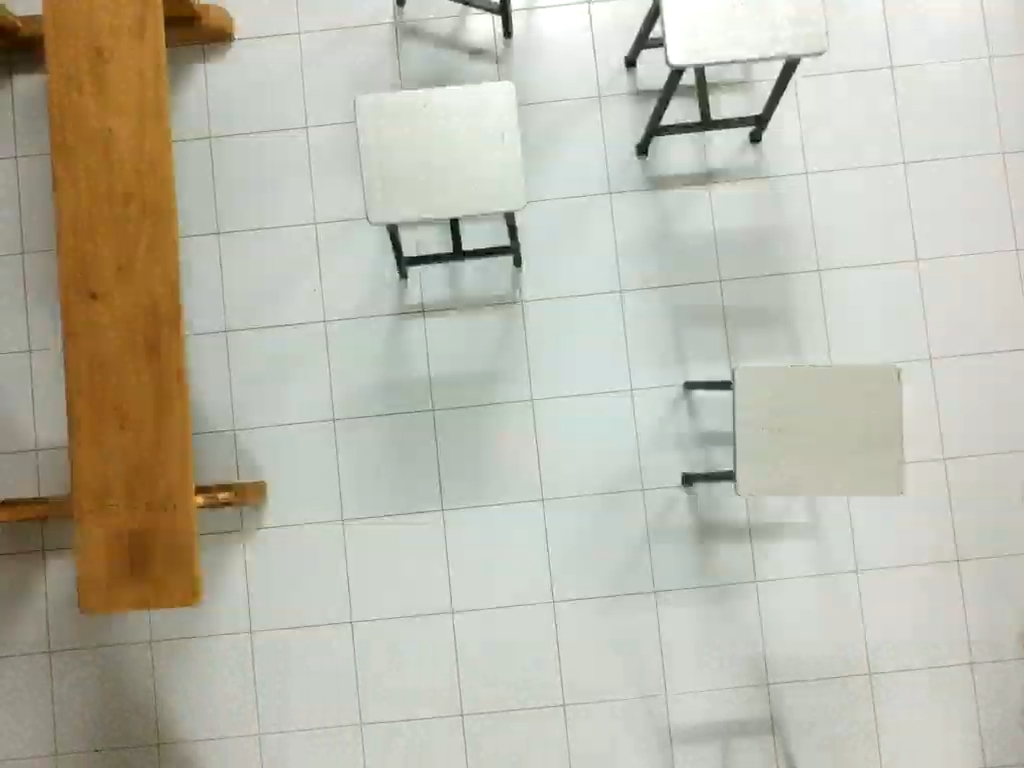
#> input picture map.jpeg, 1024 x 768 px
$ python grid2.py
#> lines starting #> are read from the running program, lines starting #| are printed output that depends on the picture; after the words box and inside, x2 and y2 are one past the last pixel; in counts of white or black regions, pixels touching at a corner belong together
import numpy as np
import cv2


img = cv2.imread('map.jpeg',1)
#> img is the input picture: shape (768, 1024, 3); mean B, G, R 171.6, 185.9, 187.7

dim=img.shape
#> dim = (768, 1024, 3)
clsize=100
x=dim[0]//clsize
#> x = 7
y=dim[1]//clsize
#> y = 10


x_d=clsize
for i in range(x):
    cv2.line(img, (0,x_d),(dim[1],x_d),(0,0,0),2)
    x_d+=clsize
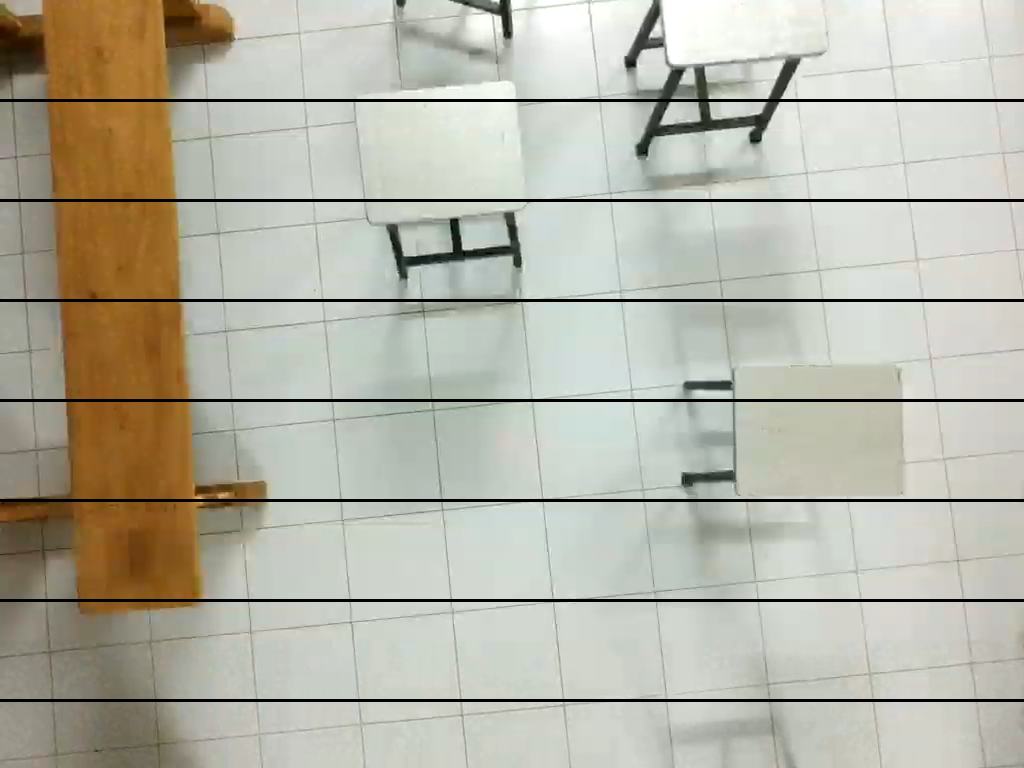
#> img: shape (768, 1024, 3); 2.73% of pixels changed, all inside (x1, y1, x2, y2) = (0, 99, 1024, 702)
#> after the loop, x_d = 800

y_d=clsize
for i in range(y):
    cv2.line(img, (y_d,0),(y_d,dim[0]),(0,0,0),2)
    y_d+=clsize
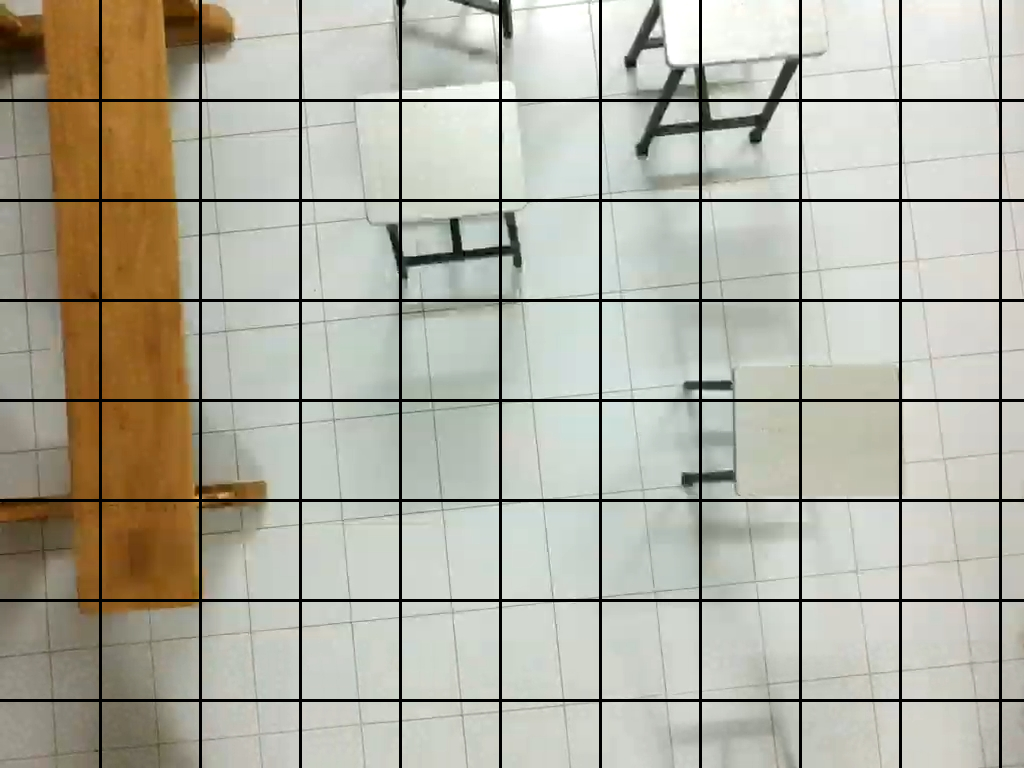
#> img: shape (768, 1024, 3); 2.85% of pixels changed, all inside (x1, y1, x2, y2) = (99, 0, 1002, 768)
#> after the loop, y_d = 1100


cv2.imwrite('map_grid.jpeg',img)
